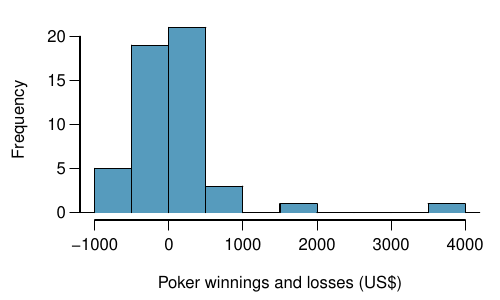

The R source for this figure:

library(openintro)
data(COL)

d <- read.delim('poker.txt', FALSE)
profit <- d$V1

pdf('pokerProfitsCanApplyNormalToSampMean.pdf', 5, 3)
par(mar=c(4,4,1,1), mgp=c(2.6, 0.7, 0), las=1)
histPlot(profit, xlab='Poker winnings and losses (US$)', ylab='Frequency', col=COL[1])
dev.off()
